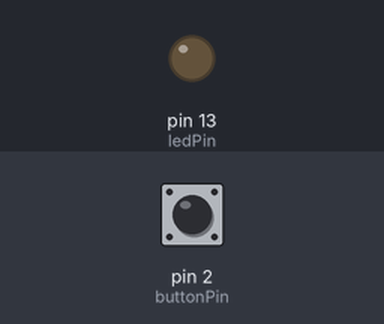
A sketch run on a simulated Arduino Uno, built with avr-gcc and run on an emulated ATmega328P. Parts: output pins drawn as LEDs (lit = HIGH). Inputs (shaded band) come from the test bench; at power-on: pin 2 (buttonPin) LOW.

Above: at 1.2 s.
1.3 s: pin 2 (buttonPin) pulled HIGH for 0.15 s
At 1.37 s:
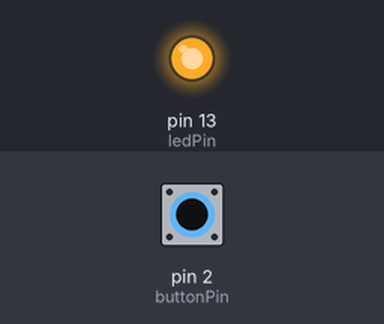
2.9 s: pin 2 (buttonPin) pulled HIGH for 3.2 s
At 7.3 s:
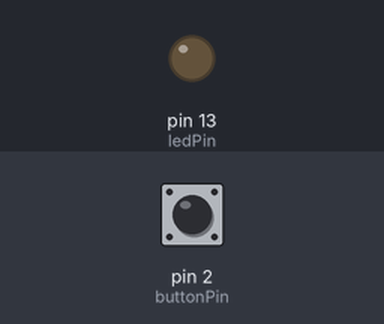
Timing chart, 0 to 8.8 s (numbered marks = the images above; inputs shaded):
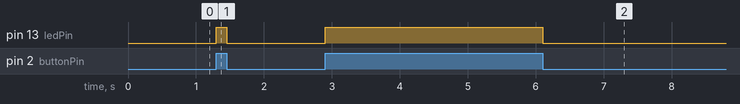

The sketch:

Button1.ino
```cpp
// Code for the Button Bonus Task 1

// Declare the Variables for the Pins used
int buttonPin = 2;
int ledPin = 13;

// Store the buttonState
int buttonState = 0;

void setup() {
  // Starting Serial input/output to output stuff if we want to
  Serial.begin(9600);
  // initialize the LED pin as an output:
  pinMode(ledPin, OUTPUT);
  // initialize the pushbutton pin as an input:
  pinMode(buttonPin, INPUT);
}

void loop() {
  // Read the state of the button (is it pressed or not?)
  buttonState = digitalRead(buttonPin);

  // Check if the pushbutton is pressed
  if (buttonState == HIGH) {
    // The Button is pressed -> turn LED on
    digitalWrite(ledPin, HIGH);
  } else {
    // The button is not pressed -> turn LED off:
    digitalWrite(ledPin, LOW);
  }
}
```

Measured:
- after the input at 1.3 s, pin 13 (ledPin): LOW → HIGH at once, → LOW 0.15 s later
- after the input at 2.9 s, pin 13 (ledPin): LOW → HIGH at once, → LOW 3.2 s later
